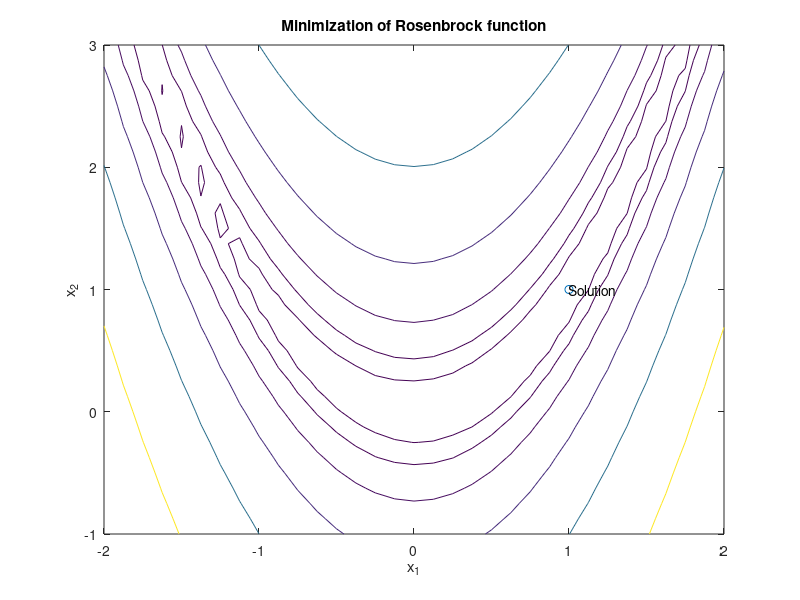

Recreate this plot in MATLAB.
echo off
clf;
X = [-2:.125:2]';
Y = [-1:.125:3]';

[x,y] = meshgrid(X',Y');
func = 100.*(y-x.*x).^2+(1-x).^2;
levels = exp(2:30); % plot level in high equal to exp(2),exp(3),...,exp(30)
contour(X,Y,func,levels);
%contour(X,Y,func);
xlabel('x_1')
ylabel('x_2')
title('Minimization of Rosenbrock function')
drawnow;
hold on
plot(1,1,'o');
text(1,1,'Solution')
